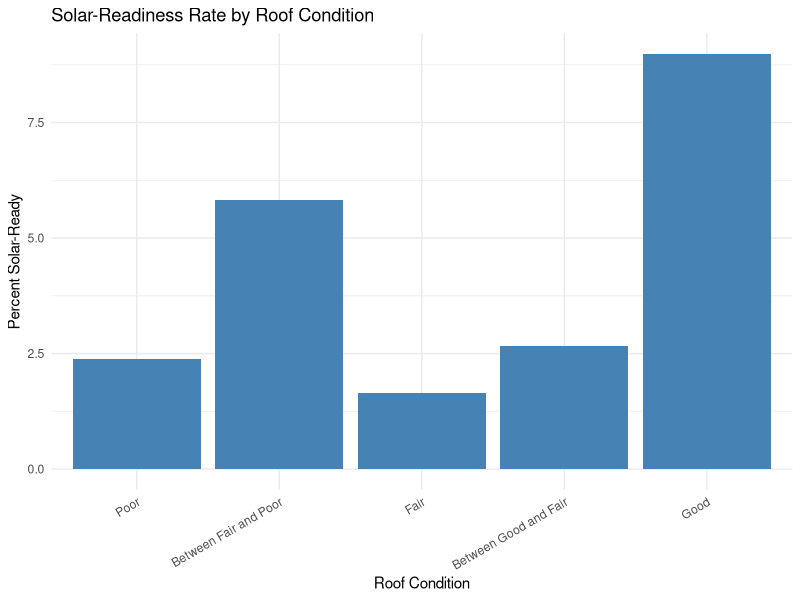
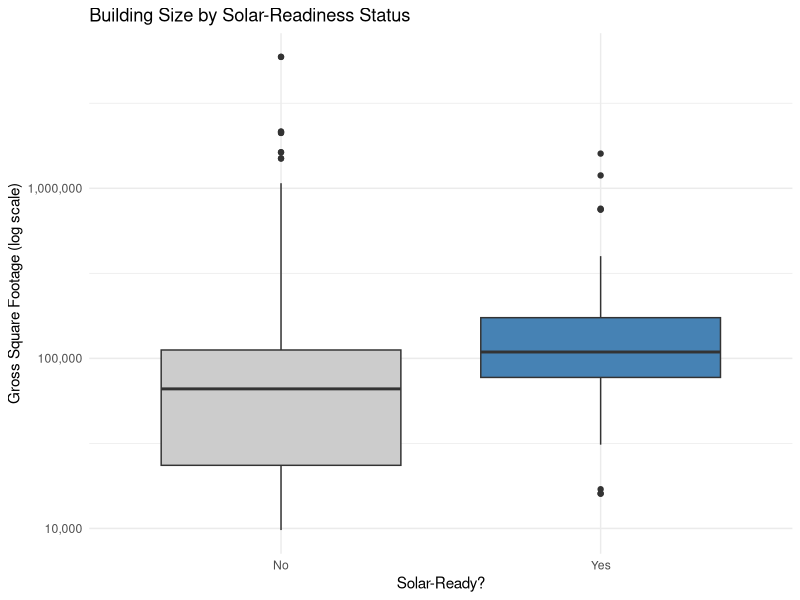
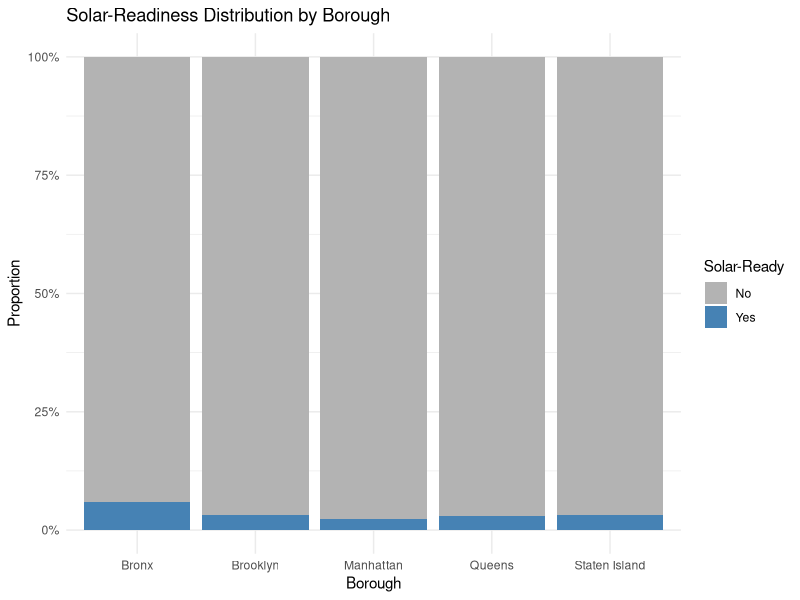

Here is the R script that generated these plots, in order:
## ---- chunk 1
library(tidyverse)
library(readr)

# Load the raw CSV
# Data source: https://data.cityofnewyork.us/City-Government/City-of-New-York-Municipal-Solar-Readiness-Assessm/cfz5-6fvh/about_data
raw <- read_csv("./data/City_of_New_York_Municipal_Solar-Readiness_Assessment_(Local_Law_24_of_2016)_data_20260413.csv",
                show_col_types = FALSE)

# Focus on assessed buildings (those with a Solar-Readiness Assessment of Yes or No).
# Completed and In-Progress buildings lack roof/building characteristics needed for analysis.
solar <- raw %>%
  filter(`Solar-Readiness Assessment` %in% c("Yes", "No")) %>%
  mutate(
    # Response variable: binary solar-readiness outcome
    solar_ready = factor(`Solar-Readiness Assessment`, levels = c("No", "Yes")),

    # Parse gross square footage (stored as e.g. "357,774 GSF")
    sqft = as.numeric(gsub("[^0-9.]", "", `Total Gross Square Footage`)),

    # Roof Condition as an ordered factor
    roof_condition = factor(`Roof Condition`,
                            levels = c("Poor", "Between Fair and Poor", "Fair",
                                       "Between Good and Fair", "Good",
                                       "Unknown", "Under Construction")),

    # Roof Age as an ordered factor
    roof_age = factor(`Roof Age`,
                      levels = c("> 20 years", "15 to 19 years",
                                 "10 to 14 years", "5 to 9 years",
                                 "2 to 4 years", "2 to 4 Years",
                                 "< 2 years",
                                 "Unknown", "Under Construction")),

    borough = factor(Borough)
  ) %>%
  # Drop the small number of "Upstate" rows (not NYC) and missing sqft
  filter(Borough != "Upstate", !is.na(sqft))
## ---- chunk 2
# Quick check of dimensions and structure
dim(raw)
dim(solar)
str(solar %>% select(solar_ready, sqft, roof_condition, roof_age, borough))
## ---- chunk 3
nrow(solar)
## ---- chunk 4
# Overall solar-readiness rate
solar %>%
  count(solar_ready) %>%
  mutate(pct = round(n / sum(n) * 100, 1))
## ---- chunk 5
# Summary of building size (sqft)
summary(solar$sqft)
## ---- chunk 6
# Solar-readiness rate by Roof Condition
solar %>%
  group_by(roof_condition) %>%
  summarise(
    n = n(),
    n_ready = sum(solar_ready == "Yes"),
    pct_ready = round(mean(solar_ready == "Yes") * 100, 1),
    .groups = "drop"
  ) %>%
  arrange(desc(pct_ready))
## ---- chunk 7
# Solar-readiness rate by Roof Age
solar %>%
  group_by(roof_age) %>%
  summarise(
    n = n(),
    n_ready = sum(solar_ready == "Yes"),
    pct_ready = round(mean(solar_ready == "Yes") * 100, 1),
    .groups = "drop"
  ) %>%
  arrange(desc(pct_ready))
## ---- chunk 8
# Solar-readiness rate by Borough
solar %>%
  group_by(borough) %>%
  summarise(
    n = n(),
    n_ready = sum(solar_ready == "Yes"),
    pct_ready = round(mean(solar_ready == "Yes") * 100, 1),
    .groups = "drop"
  ) %>%
  arrange(desc(pct_ready))
## ---- chunk 9
# Bar chart: Solar-readiness rate by Roof Condition
solar %>%
  group_by(roof_condition) %>%
  summarise(pct_ready = mean(solar_ready == "Yes") * 100, .groups = "drop") %>%
  filter(!roof_condition %in% c("Unknown", "Under Construction")) %>%
  ggplot(aes(x = roof_condition, y = pct_ready)) +
  geom_col(fill = "steelblue") +
  labs(title = "Solar-Readiness Rate by Roof Condition",
       x = "Roof Condition", y = "Percent Solar-Ready") +
  theme_minimal() +
  theme(axis.text.x = element_text(angle = 30, hjust = 1))
## ---- chunk 10
# Boxplot: Building size by solar-readiness status
ggplot(solar, aes(x = solar_ready, y = sqft)) +
  geom_boxplot(fill = c("gray80", "steelblue")) +
  scale_y_log10(labels = scales::comma) +
  labs(title = "Building Size by Solar-Readiness Status",
       x = "Solar-Ready?", y = "Gross Square Footage (log scale)") +
  theme_minimal()
## ---- chunk 11
# Stacked bar chart: Solar-readiness by Borough
solar %>%
  count(borough, solar_ready) %>%
  group_by(borough) %>%
  mutate(pct = n / sum(n)) %>%
  ggplot(aes(x = borough, y = pct, fill = solar_ready)) +
  geom_col() +
  scale_y_continuous(labels = scales::percent) +
  scale_fill_manual(values = c("No" = "gray70", "Yes" = "steelblue"),
                    name = "Solar-Ready") +
  labs(title = "Solar-Readiness Distribution by Borough",
       x = "Borough", y = "Proportion") +
  theme_minimal()
